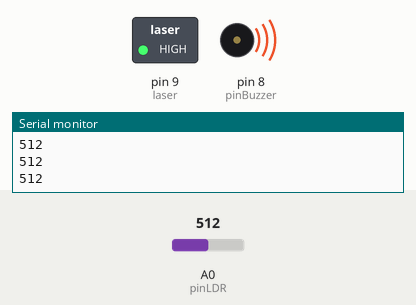
This sketch was run on a simulated Arduino Uno, built with avr-gcc and run on an emulated ATmega328P. Parts: switched loads named in the sketch (green lamp = pin HIGH), buzzer (waves = sounding, pin HIGH), the last lines printed to the serial monitor. Inputs (shaded band) come from the test bench; at power-on: A0 (pinLDR) = 512.

Above: at 1.2 s.
1.3 s: A0 (pinLDR) set to 837
2.8 s: A0 (pinLDR) set to 861
At 3.5 s:
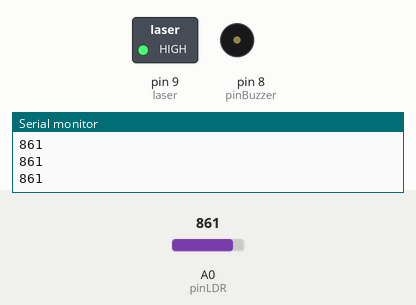
4.3 s: A0 (pinLDR) set to 840
At 5.5 s:
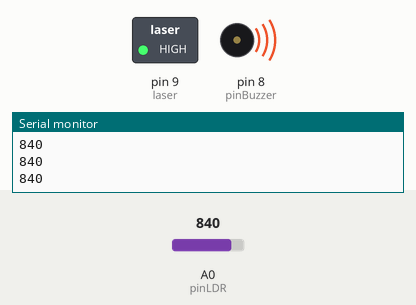
5.8 s: A0 (pinLDR) set to 860
At 7.0 s:
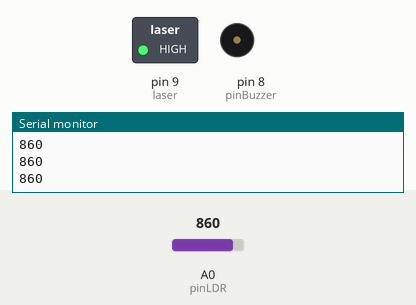
Timing chart, 0 to 8.3 s (numbered marks = the images above; inputs shaded):
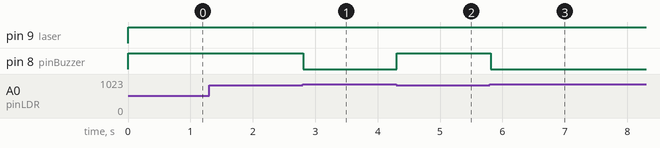

Measured:
- the behaviour switches between 850 and 851 on A0 (pinLDR) (found by bisection; images 0 and 1)
- after the input at 2.8 s, pin 8 (pinBuzzer): HIGH → LOW at once
- after the input at 4.3 s, pin 8 (pinBuzzer): LOW → HIGH at once
- after the input at 5.8 s, pin 8 (pinBuzzer): HIGH → LOW at once

The sketch:

Alarm.ino
```cpp
#define laser 9
#define pinLDR A0
#define pinBuzzer 8

void setup() {
  // put your setup code here, to run once:
  pinMode(laser,OUTPUT);
  pinMode(pinBuzzer,OUTPUT);
  Serial.begin(9600);
}

void loop() {
  // put your main code here, to run repeatedly:
  digitalWrite(laser,HIGH);

  int valorLDR = analogRead(pinLDR);
  Serial.println(valorLDR);

  if (valorLDR <= 850){

      digitalWrite(pinBuzzer,HIGH);

    }else{

      digitalWrite(pinBuzzer,LOW);
      }


}
```
